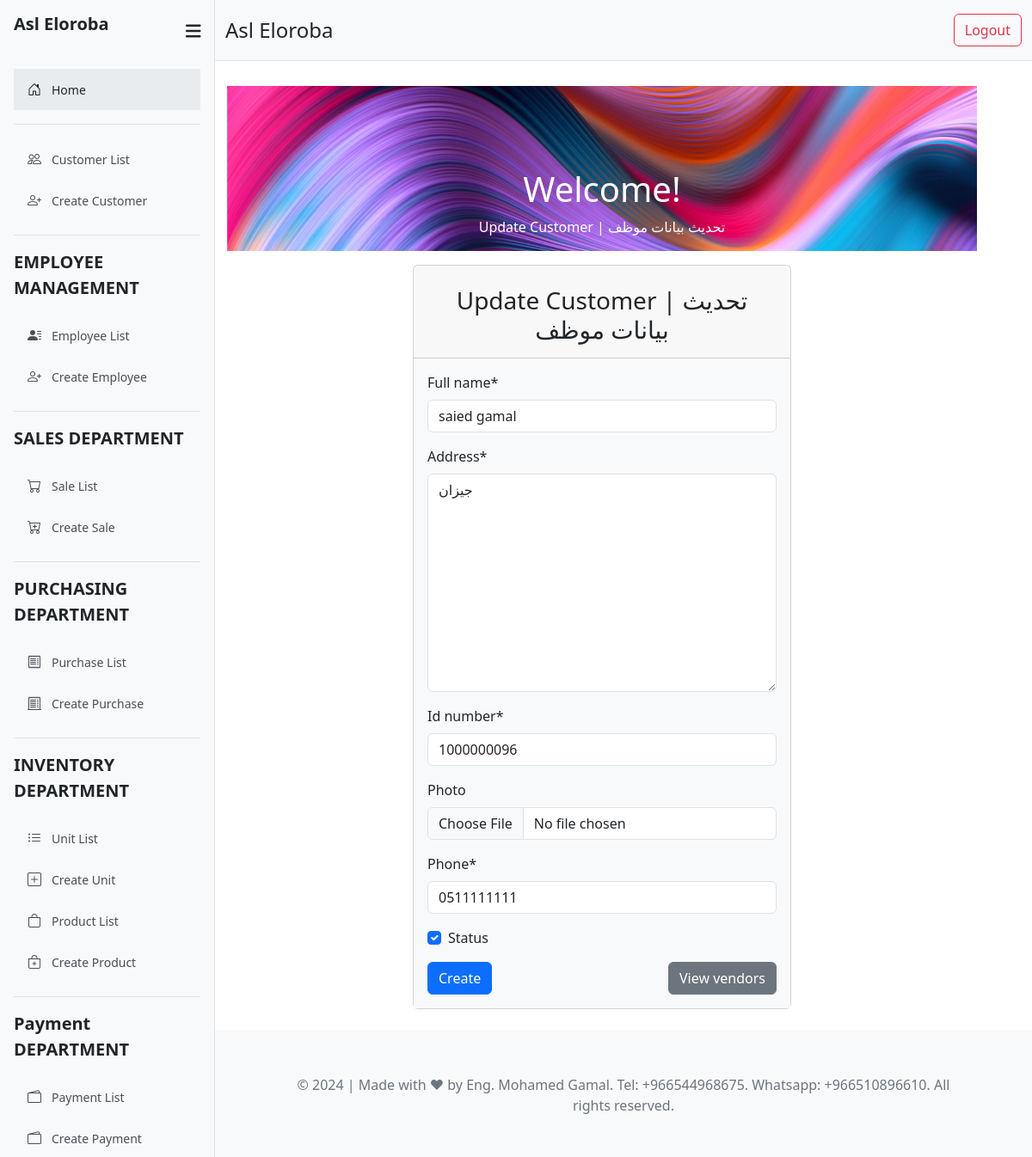
The page /vendor/2/update/ (signed in) on the database its author committed.
### sales/models.py (models this page shows, shortened)
class Vendor(models.Model):
    full_name   = models.CharField(max_length=100)
    address     = models.TextField()
    id_number   = models.CharField(max_length=10)
    photo       = models.ImageField(upload_to="Vendor/", blank=True, null=True)
    phone       = models.CharField(max_length=15)
    status      = models.BooleanField(default=False)
    total_vendors = models.PositiveIntegerField(default=0, editable=False)
    class Meta:
        verbose_name = '01 Vendor'
        verbose_name_plural = '01 Vendors'

### sales/views.py (the view)
# urls.py: path('vendor/<int:pk>/update/', views.update_vendor, name='update_vendor'),  # This should use 'pk'
@login_required
def update_vendor(request, pk):
    vendor = get_object_or_404(Vendor, pk=pk)
    if request.method == 'POST':
        form = VendorForm(request.POST, request.FILES, instance=vendor)
        if form.is_valid():
            form.save()
            return redirect('vendor_details', vendor_id=pk)  # Change 'pk' to 'vendor_id'
    else:
        form = VendorForm(instance=vendor)
    return render(request, 'sales/update_vendor.html', {'form': form})

### sales/forms.py
class VendorForm(forms.ModelForm):
    class Meta:
        model = Vendor
        fields = '__all__'

### templates/sales/update_vendor.html (shortened to what this page needs)
{% extends 'parts/base.html' %}
{% load crispy_forms_tags %}
{% block content %}
<section class="min-vh-100 mb-8">
    <div class="page-header align-items-start min-vh-50 pt-5 pb-11 m-3 border-radius-lg" style="background-image: url(' /static/img/curved-images/curved0.jpg');">
      <div class="container">
        <div class="row justify-content-center">
          <div class="col-lg-5 text-center mx-auto">
            <h1 class="text-white mb-2 mt-5">Welcome!</h1>
            <p class="text-lead text-white">Update Customer | تحديث بيانات موظف </p>
          </div>
        </div>
      </div>
    </div>
      <div class="row mt-lg-n10 mt-md-n11 mt-n10">
         <div class="col-xl-6 col-lg-5 col-md-7 mx-auto">
          <div class="card z-index-0">
            <div class="card-header text-center pt-4">
                <h3>Update Customer | تحديث بيانات موظف </h3>
            </div>
<div class="card-body bg-light">
    <form method="post" novalidate style="width: 100%;" enctype="multipart/form-data">
      {{ form|crispy }}
  <div class="d-flex justify-content-between mt-3">
    <button class="btn btn-primary" type="submit">Create</button>
    <a href="{% url 'vendor_list' %}" class="btn btn-secondary">View vendors</a>
</div>
</form>
</div>
</div>
</div>
</section>
{% endblock %}

### rows shown on the page
Vendor: full_name "saied gamal", address "جيزان", id_number "1000000096", phone "0511111111", status "☑"
